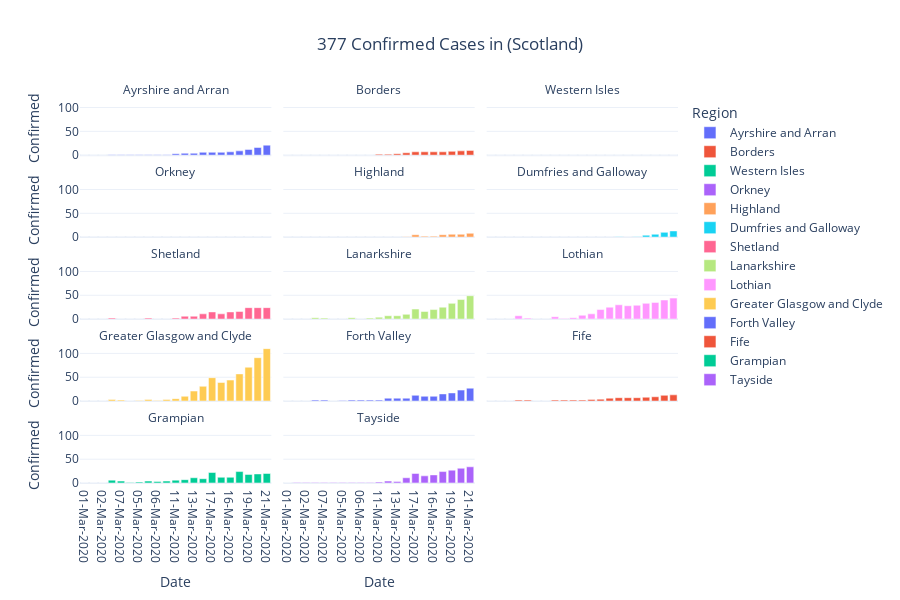

The cell this chart's notebook holds for it:
### Code cell
# Spread of the virus over time per region 

temp = tempM.groupby(['Date', 'Region'])['Confirmed'].sum().reset_index().sort_values('Confirmed', ascending=True)
fig = px.bar(temp, x="Date", y="Confirmed", color='Region', title='Confirmed Cases', height=600,
       facet_col='Region', facet_col_wrap=3,template='plotly_white')
        
#fig.update_yaxes(type="log")
t_text = str(cases_grouped['Confirmed'].sum()) + ' Confirmed Cases in (Scotland)'
fig.for_each_annotation(lambda a: a.update(text=a.text.split("=")[-1]))
fig.update_layout(title_text=t_text, title_x=0.5)

### Figure 1 — Plotly figure (JSON) as saved in the notebook; plotly's stock layout.template omitted (floating-point values rounded to 4 significant figures)
{"data": [{"alignmentgroup": "True", "hoverlabel": {"namelength": 0}, "hovertemplate": "Region=Ayrshire and Arran<br>Date=%{x}<br>Confirmed=%{y}", "legendgroup": "Ayrshire and Arran", "marker": {"color": "#636efa"}, "name": "Ayrshire and Arran", "offsetgroup": "Ayrshire and Arran", "orientation": "v", "showlegend": true, "textposition": "auto", "type": "bar", "x": ["01-Mar-2020", "03-Mar-2020", "02-Mar-2020", "10-Mar-2020", "07-Mar-2020", "04-Mar-2020", "05-Mar-2020", "09-Mar-2020", "06-Mar-2020", "08-Mar-2020", "11-Mar-2020", "12-Mar-2020", "13-Mar-2020", "14-Mar-2020", "17-Mar-2020", "15-Mar-2020", "16-Mar-2020", "18-Mar-2020", "19-Mar-2020", "20-Mar-2020", "21-Mar-2020"], "xaxis": "x13", "y": [0, 0, 0, 1, 1, 1, 1, 1, 1, 1, 3, 4, 4, 6, 6, 6, 7, 9, 12, 16, 21], "yaxis": "y13"}, {"alignmentgroup": "True", "hoverlabel": {"namelength": 0}, "hovertemplate": "Region=Borders<br>Date=%{x}<br>Confirmed=%{y}", "legendgroup": "Borders", "marker": {"color": "#EF553B"}, "name": "Borders", "offsetgroup": "Borders", "orientation": "v", "showlegend": true, "textposition": "auto", "type": "bar", "x": ["10-Mar-2020", "09-Mar-2020", "08-Mar-2020", "07-Mar-2020", "06-Mar-2020", "04-Mar-2020", "03-Mar-2020", "01-Mar-2020", "02-Mar-2020", "05-Mar-2020", "12-Mar-2020", "11-Mar-2020", "13-Mar-2020", "14-Mar-2020", "17-Mar-2020", "18-Mar-2020", "15-Mar-2020", "16-Mar-2020", "19-Mar-2020", "20-Mar-2020", "21-Mar-2020"], "xaxis": "x14", "y": [0, 0, 0, 0, 0, 0, 0, 0, 0, 0, 2, 2, 3, 5, 7, 7, 7, 7, 8, 9, 10], "yaxis": "y14"}, {"alignmentgroup": "True", "hoverlabel": {"namelength": 0}, "hovertemplate": "Region=Western Isles<br>Date=%{x}<br>Confirmed=%{y}", "legendgroup": "Western Isles", "marker": {"color": "#00cc96"}, "name": "Western Isles", "offsetgroup": "Western Isles", "orientation": "v", "showlegend": true, "textposition": "auto", "type": "bar", "x": ["09-Mar-2020", "08-Mar-2020", "07-Mar-2020", "06-Mar-2020", "05-Mar-2020", "10-Mar-2020", "20-Mar-2020", "19-Mar-2020", "18-Mar-2020", "17-Mar-2020", "16-Mar-2020", "15-Mar-2020", "14-Mar-2020", "13-Mar-2020", "12-Mar-2020", "11-Mar-2020", "21-Mar-2020", "02-Mar-2020", "03-Mar-2020", "01-Mar-2020", "04-Mar-2020"], "xaxis": "x15", "y": [0, 0, 0, 0, 0, 0, 0, 0, 0, 0, 0, 0, 0, 0, 0, 0, 0, 0, 0, 0, 0], "yaxis": "y15"}, {"alignmentgroup": "True", "hoverlabel": {"namelength": 0}, "hovertemplate": "Region=Orkney<br>Date=%{x}<br>Confirmed=%{y}", "legendgroup": "Orkney", "marker": {"color": "#ab63fa"}, "name": "Orkney", "offsetgroup": "Orkney", "orientation": "v", "showlegend": true, "textposition": "auto", "type": "bar", "x": ["09-Mar-2020", "08-Mar-2020", "06-Mar-2020", "05-Mar-2020", "07-Mar-2020", "10-Mar-2020", "21-Mar-2020", "20-Mar-2020", "19-Mar-2020", "18-Mar-2020", "17-Mar-2020", "16-Mar-2020", "15-Mar-2020", "14-Mar-2020", "13-Mar-2020", "12-Mar-2020", "11-Mar-2020", "03-Mar-2020", "02-Mar-2020", "01-Mar-2020", "04-Mar-2020"], "xaxis": "x10", "y": [0, 0, 0, 0, 0, 0, 0, 0, 0, 0, 0, 0, 0, 0, 0, 0, 0, 0, 0, 0, 0], "yaxis": "y10"}, {"alignmentgroup": "True", "hoverlabel": {"namelength": 0}, "hovertemplate": "Region=Highland<br>Date=%{x}<br>Confirmed=%{y}", "legendgroup": "Highland", "marker": {"color": "#FFA15A"}, "name": "Highland", "offsetgroup": "Highland", "orientation": "v", "showlegend": true, "textposition": "auto", "type": "bar", "x": ["09-Mar-2020", "08-Mar-2020", "07-Mar-2020", "06-Mar-2020", "10-Mar-2020", "13-Mar-2020", "12-Mar-2020", "11-Mar-2020", "01-Mar-2020", "04-Mar-2020", "05-Mar-2020", "03-Mar-2020", "02-Mar-2020", "14-Mar-2020", "15-Mar-2020", "16-Mar-2020", "18-Mar-2020", "17-Mar-2020", "20-Mar-2020", "19-Mar-2020", "21-Mar-2020"], "xaxis": "x11", "y": [0, 0, 0, 0, 0, 0, 0, 0, 0, 0, 0, 0, 0, 1, 2, 2, 5, 5, 6, 6, 8], "yaxis": "y11"}, {"alignmentgroup": "True", "hoverlabel": {"namelength": 0}, "hovertemplate": "Region=Dumfries and Galloway<br>Date=%{x}<br>Confirmed=%{y}", "legendgroup": "Dumfries and Galloway", "marker": {"color": "#19d3f3"}, "name": "Dumfries and Galloway", "offsetgroup": "Dumfries and Galloway", "orientation": "v", "showlegend": true, "textposition": "auto", "type": "bar", "x": ["09-Mar-2020", "08-Mar-2020", "10-Mar-2020", "07-Mar-2020", "06-Mar-2020", "15-Mar-2020", "14-Mar-2020", "13-Mar-2020", "12-Mar-2020", "11-Mar-2020", "04-Mar-2020", "01-Mar-2020", "02-Mar-2020", "03-Mar-2020", "05-Mar-2020", "17-Mar-2020", "16-Mar-2020", "18-Mar-2020", "19-Mar-2020", "20-Mar-2020", "21-Mar-2020"], "xaxis": "x12", "y": [0, 0, 0, 0, 0, 0, 0, 0, 0, 0, 0, 0, 0, 0, 0, 1, 1, 4, 6, 10, 13], "yaxis": "y12"}, {"alignmentgroup": "True", "hoverlabel": {"namelength": 0}, "hovertemplate": "Region=Shetland<br>Date=%{x}<br>Confirmed=%{y}", "legendgroup": "Shetland", "marker": {"color": "#FF6692"}, "name": "Shetland", "offsetgroup": "Shetland", "orientation": "v", "showlegend": true, "textposition": "auto", "type": "bar", "x": ["08-Mar-2020", "07-Mar-2020", "06-Mar-2020", "05-Mar-2020", "02-Mar-2020", "03-Mar-2020", "01-Mar-2020", "04-Mar-2020", "09-Mar-2020", "10-Mar-2020", "11-Mar-2020", "13-Mar-2020", "12-Mar-2020", "14-Mar-2020", "15-Mar-2020", "16-Mar-2020", "17-Mar-2020", "18-Mar-2020", "20-Mar-2020", "21-Mar-2020", "19-Mar-2020"], "xaxis": "x7", "y": [0, 0, 0, 0, 0, 0, 0, 0, 2, 2, 2, 6, 6, 11, 11, 15, 15, 16, 24, 24, 24], "yaxis": "y7"}, {"alignmentgroup": "True", "hoverlabel": {"namelength": 0}, "hovertemplate": "Region=Lanarkshire<br>Date=%{x}<br>Confirmed=%{y}", "legendgroup": "Lanarkshire", "marker": {"color": "#B6E880"}, "name": "Lanarkshire", "offsetgroup": "Lanarkshire", "orientation": "v", "showlegend": true, "textposition": "auto", "type": "bar", "x": ["06-Mar-2020", "05-Mar-2020", "03-Mar-2020", "01-Mar-2020", "04-Mar-2020", "02-Mar-2020", "07-Mar-2020", "08-Mar-2020", "10-Mar-2020", "09-Mar-2020", "11-Mar-2020", "12-Mar-2020", "13-Mar-2020", "14-Mar-2020", "15-Mar-2020", "16-Mar-2020", "17-Mar-2020", "18-Mar-2020", "19-Mar-2020", "20-Mar-2020", "21-Mar-2020"], "xaxis": "x8", "y": [0, 0, 0, 0, 0, 0, 2, 2, 3, 3, 4, 7, 7, 10, 16, 20, 21, 25, 33, 41, 49], "yaxis": "y8"}, {"alignmentgroup": "True", "hoverlabel": {"namelength": 0}, "hovertemplate": "Region=Lothian<br>Date=%{x}<br>Confirmed=%{y}", "legendgroup": "Lothian", "marker": {"color": "#FF97FF"}, "name": "Lothian", "offsetgroup": "Lothian", "orientation": "v", "showlegend": true, "textposition": "auto", "type": "bar", "x": ["05-Mar-2020", "03-Mar-2020", "04-Mar-2020", "02-Mar-2020", "01-Mar-2020", "06-Mar-2020", "07-Mar-2020", "08-Mar-2020", "09-Mar-2020", "10-Mar-2020", "11-Mar-2020", "12-Mar-2020", "13-Mar-2020", "14-Mar-2020", "15-Mar-2020", "16-Mar-2020", "17-Mar-2020", "18-Mar-2020", "19-Mar-2020", "20-Mar-2020", "21-Mar-2020"], "xaxis": "x9", "y": [0, 0, 0, 0, 0, 1, 2, 3, 5, 7, 8, 11, 20, 25, 28, 29, 30, 33, 35, 40, 44], "yaxis": "y9"}, {"alignmentgroup": "True", "hoverlabel": {"namelength": 0}, "hovertemplate": "Region=Greater Glasgow and Clyde<br>Date=%{x}<br>Confirmed=%{y}", "legendgroup": "Greater Glasgow and Clyde", "marker": {"color": "#FECB52"}, "name": "Greater Glasgow and Clyde", "offsetgroup": "Greater Glasgow and Clyde", "orientation": "v", "showlegend": true, "textposition": "auto", "type": "bar", "x": ["03-Mar-2020", "01-Mar-2020", "04-Mar-2020", "02-Mar-2020", "05-Mar-2020", "06-Mar-2020", "07-Mar-2020", "09-Mar-2020", "10-Mar-2020", "08-Mar-2020", "11-Mar-2020", "12-Mar-2020", "13-Mar-2020", "14-Mar-2020", "15-Mar-2020", "16-Mar-2020", "17-Mar-2020", "18-Mar-2020", "19-Mar-2020", "20-Mar-2020", "21-Mar-2020"], "xaxis": "x4", "y": [0, 0, 0, 0, 1, 1, 2, 3, 3, 3, 5, 10, 21, 31, 39, 44, 49, 57, 71, 91, 110], "yaxis": "y4"}, {"alignmentgroup": "True", "hoverlabel": {"namelength": 0}, "hovertemplate": "Region=Forth Valley<br>Date=%{x}<br>Confirmed=%{y}", "legendgroup": "Forth Valley", "marker": {"color": "#636efa"}, "name": "Forth Valley", "offsetgroup": "Forth Valley", "orientation": "v", "showlegend": true, "textposition": "auto", "type": "bar", "x": ["04-Mar-2020", "01-Mar-2020", "03-Mar-2020", "02-Mar-2020", "05-Mar-2020", "06-Mar-2020", "07-Mar-2020", "10-Mar-2020", "09-Mar-2020", "11-Mar-2020", "08-Mar-2020", "12-Mar-2020", "13-Mar-2020", "14-Mar-2020", "15-Mar-2020", "16-Mar-2020", "17-Mar-2020", "18-Mar-2020", "19-Mar-2020", "20-Mar-2020", "21-Mar-2020"], "xaxis": "x5", "y": [0, 0, 0, 0, 1, 2, 2, 2, 2, 2, 2, 6, 6, 6, 10, 10, 12, 15, 17, 23, 27], "yaxis": "y5"}, {"alignmentgroup": "True", "hoverlabel": {"namelength": 0}, "hovertemplate": "Region=Fife<br>Date=%{x}<br>Confirmed=%{y}", "legendgroup": "Fife", "marker": {"color": "#EF553B"}, "name": "Fife", "offsetgroup": "Fife", "orientation": "v", "showlegend": true, "textposition": "auto", "type": "bar", "x": ["04-Mar-2020", "03-Mar-2020", "01-Mar-2020", "02-Mar-2020", "05-Mar-2020", "06-Mar-2020", "07-Mar-2020", "10-Mar-2020", "09-Mar-2020", "11-Mar-2020", "08-Mar-2020", "12-Mar-2020", "13-Mar-2020", "14-Mar-2020", "16-Mar-2020", "17-Mar-2020", "15-Mar-2020", "18-Mar-2020", "19-Mar-2020", "20-Mar-2020", "21-Mar-2020"], "xaxis": "x6", "y": [0, 0, 0, 0, 0, 2, 2, 2, 2, 2, 2, 3, 4, 6, 7, 7, 7, 8, 9, 12, 13], "yaxis": "y6"}, {"alignmentgroup": "True", "hoverlabel": {"namelength": 0}, "hovertemplate": "Region=Grampian<br>Date=%{x}<br>Confirmed=%{y}", "legendgroup": "Grampian", "marker": {"color": "#00cc96"}, "name": "Grampian", "offsetgroup": "Grampian", "orientation": "v", "showlegend": true, "textposition": "auto", "type": "bar", "x": ["01-Mar-2020", "03-Mar-2020", "02-Mar-2020", "04-Mar-2020", "05-Mar-2020", "06-Mar-2020", "07-Mar-2020", "08-Mar-2020", "09-Mar-2020", "11-Mar-2020", "10-Mar-2020", "12-Mar-2020", "14-Mar-2020", "13-Mar-2020", "15-Mar-2020", "16-Mar-2020", "19-Mar-2020", "20-Mar-2020", "21-Mar-2020", "17-Mar-2020", "18-Mar-2020"], "xaxis": "x", "y": [0, 0, 0, 1, 2, 3, 4, 4, 4, 6, 6, 7, 9, 11, 12, 12, 18, 19, 20, 22, 24], "yaxis": "y"}, {"alignmentgroup": "True", "hoverlabel": {"namelength": 0}, "hovertemplate": "Region=Tayside<br>Date=%{x}<br>Confirmed=%{y}", "legendgroup": "Tayside", "marker": {"color": "#ab63fa"}, "name": "Tayside", "offsetgroup": "Tayside", "orientation": "v", "showlegend": true, "textposition": "auto", "type": "bar", "x": ["01-Mar-2020", "10-Mar-2020", "02-Mar-2020", "07-Mar-2020", "09-Mar-2020", "06-Mar-2020", "04-Mar-2020", "08-Mar-2020", "03-Mar-2020", "05-Mar-2020", "11-Mar-2020", "13-Mar-2020", "12-Mar-2020", "14-Mar-2020", "15-Mar-2020", "16-Mar-2020", "17-Mar-2020", "18-Mar-2020", "19-Mar-2020", "20-Mar-2020", "21-Mar-2020"], "xaxis": "x2", "y": [0, 1, 1, 1, 1, 1, 1, 1, 1, 1, 2, 3, 4, 11, 15, 17, 20, 24, 27, 31, 34], "yaxis": "y2"}], "layout": {"annotations": [{"font": {}, "showarrow": false, "text": "Grampian", "x": 0.16, "xanchor": "center", "xref": "paper", "y": 0.144, "yanchor": "bottom", "yref": "paper"}, {"font": {}, "showarrow": false, "text": "Tayside", "x": 0.5, "xanchor": "center", "xref": "paper", "y": 0.144, "yanchor": "bottom", "yref": "paper"}, {"font": {}, "showarrow": false, "text": "Greater Glasgow and Clyde", "x": 0.16, "xanchor": "center", "xref": "paper", "y": 0.358, "yanchor": "bottom", "yref": "paper"}, {"font": {}, "showarrow": false, "text": "Forth Valley", "x": 0.5, "xanchor": "center", "xref": "paper", "y": 0.358, "yanchor": "bottom", "yref": "paper"}, {"font": {}, "showarrow": false, "text": "Fife", "x": 0.84, "xanchor": "center", "xref": "paper", "y": 0.358, "yanchor": "bottom", "yref": "paper"}, {"font": {}, "showarrow": false, "text": "Shetland", "x": 0.16, "xanchor": "center", "xref": "paper", "y": 0.572, "yanchor": "bottom", "yref": "paper"}, {"font": {}, "showarrow": false, "text": "Lanarkshire", "x": 0.5, "xanchor": "center", "xref": "paper", "y": 0.572, "yanchor": "bottom", "yref": "paper"}, {"font": {}, "showarrow": false, "text": "Lothian", "x": 0.84, "xanchor": "center", "xref": "paper", "y": 0.572, "yanchor": "bottom", "yref": "paper"}, {"font": {}, "showarrow": false, "text": "Orkney", "x": 0.16, "xanchor": "center", "xref": "paper", "y": 0.786, "yanchor": "bottom", "yref": "paper"}, {"font": {}, "showarrow": false, "text": "Highland", "x": 0.5, "xanchor": "center", "xref": "paper", "y": 0.786, "yanchor": "bottom", "yref": "paper"}, {"font": {}, "showarrow": false, "text": "Dumfries and Galloway", "x": 0.84, "xanchor": "center", "xref": "paper", "y": 0.786, "yanchor": "bottom", "yref": "paper"}, {"font": {}, "showarrow": false, "text": "Ayrshire and Arran", "x": 0.16, "xanchor": "center", "xref": "paper", "y": 1, "yanchor": "bottom", "yref": "paper"}, {"font": {}, "showarrow": false, "text": "Borders", "x": 0.5, "xanchor": "center", "xref": "paper", "y": 1, "yanchor": "bottom", "yref": "paper"}, {"font": {}, "showarrow": false, "text": "Western Isles", "x": 0.84, "xanchor": "center", "xref": "paper", "y": 1, "yanchor": "bottom", "yref": "paper"}], "barmode": "relative", "height": 600, "legend": {"title": {"text": "Region"}, "tracegroupgap": 0}, "title": {"text": "377 Confirmed Cases in (Scotland)", "x": 0.5}, "xaxis": {"anchor": "y", "domain": [0, 0.32], "title": {"text": "Date"}}, "xaxis10": {"anchor": "y10", "domain": [0, 0.32], "matches": "x", "showticklabels": false}, "xaxis11": {"anchor": "y11", "domain": [0.34, 0.66], "matches": "x", "showticklabels": false}, "xaxis12": {"anchor": "y12", "domain": [0.68, 1.0], "matches": "x", "showticklabels": false}, "xaxis13": {"anchor": "y13", "domain": [0, 0.32], "matches": "x", "showticklabels": false}, "xaxis14": {"anchor": "y14", "domain": [0.34, 0.66], "matches": "x", "showticklabels": false}, "xaxis15": {"anchor": "y15", "domain": [0.68, 1.0], "matches": "x", "showticklabels": false}, "xaxis2": {"anchor": "y2", "domain": [0.34, 0.66], "matches": "x", "title": {"text": "Date"}}, "xaxis3": {"anchor": "y3", "domain": [0.68, 1.0], "matches": "x", "title": {"text": "Date"}}, "xaxis4": {"anchor": "y4", "domain": [0, 0.32], "matches": "x", "showticklabels": false}, "xaxis5": {"anchor": "y5", "domain": [0.34, 0.66], "matches": "x", "showticklabels": false}, "xaxis6": {"anchor": "y6", "domain": [0.68, 1.0], "matches": "x", "showticklabels": false}, "xaxis7": {"anchor": "y7", "domain": [0, 0.32], "matches": "x", "showticklabels": false}, "xaxis8": {"anchor": "y8", "domain": [0.34, 0.66], "matches": "x", "showticklabels": false}, "xaxis9": {"anchor": "y9", "domain": [0.68, 1.0], "matches": "x", "showticklabels": false}, "yaxis": {"anchor": "x", "domain": [0, 0.144], "title": {"text": "Confirmed"}}, "yaxis10": {"anchor": "x10", "domain": [0.642, 0.786], "matches": "y", "title": {"text": "Confirmed"}}, "yaxis11": {"anchor": "x11", "domain": [0.642, 0.786], "matches": "y", "showticklabels": false}, "yaxis12": {"anchor": "x12", "domain": [0.642, 0.786], "matches": "y", "showticklabels": false}, "yaxis13": {"anchor": "x13", "domain": [0.856, 1], "matches": "y", "title": {"text": "Confirmed"}}, "yaxis14": {"anchor": "x14", "domain": [0.856, 1], "matches": "y", "showticklabels": false}, "yaxis15": {"anchor": "x15", "domain": [0.856, 1], "matches": "y", "showticklabels": false}, "yaxis2": {"anchor": "x2", "domain": [0, 0.144], "matches": "y", "showticklabels": false}, "yaxis3": {"anchor": "x3", "domain": [0, 0.144], "matches": "y", "showticklabels": false}, "yaxis4": {"anchor": "x4", "domain": [0.214, 0.358], "matches": "y", "title": {"text": "Confirmed"}}, "yaxis5": {"anchor": "x5", "domain": [0.214, 0.358], "matches": "y", "showticklabels": false}, "yaxis6": {"anchor": "x6", "domain": [0.214, 0.358], "matches": "y", "showticklabels": false}, "yaxis7": {"anchor": "x7", "domain": [0.428, 0.572], "matches": "y", "title": {"text": "Confirmed"}}, "yaxis8": {"anchor": "x8", "domain": [0.428, 0.572], "matches": "y", "showticklabels": false}, "yaxis9": {"anchor": "x9", "domain": [0.428, 0.572], "matches": "y", "showticklabels": false}}}
